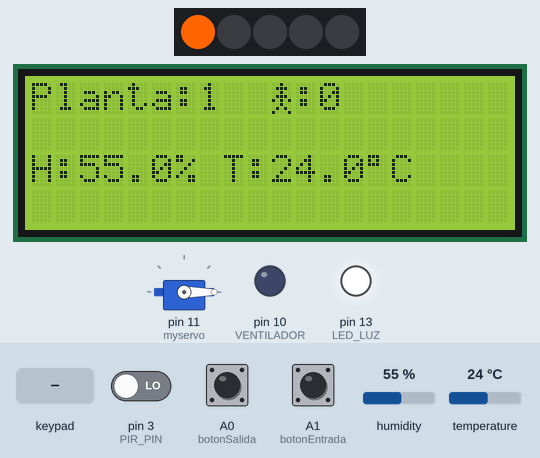
The sketch below on a simulated Arduino Uno, built with avr-gcc and run on an emulated ATmega328P. Shown: servo, 5 RGB LEDs in strip order, left to right, 20×4 character LCD, output pins drawn as LEDs (lit = HIGH). The inputs (shaded band) are chosen by the test bench; at power-on: temperature 24 °C, pin 3 (PIR_PIN) LOW, A0 (botonSalida) HIGH, A1 (botonEntrada) HIGH, humidity 55 %.

Above: at 1.2 s.
1.3 s: key '3' pressed
At 2.5 s:
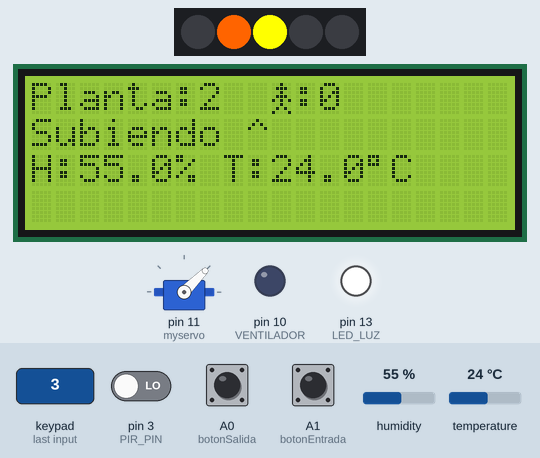
5.7 s: key '1' pressed
At 6.9 s:
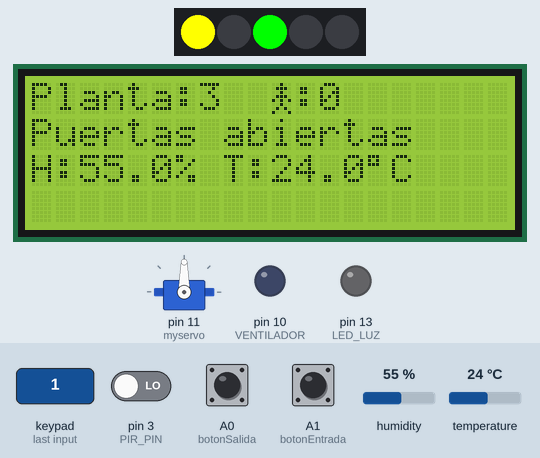
10.7 s: temperature set to 19.5 °C
At 13.0 s:
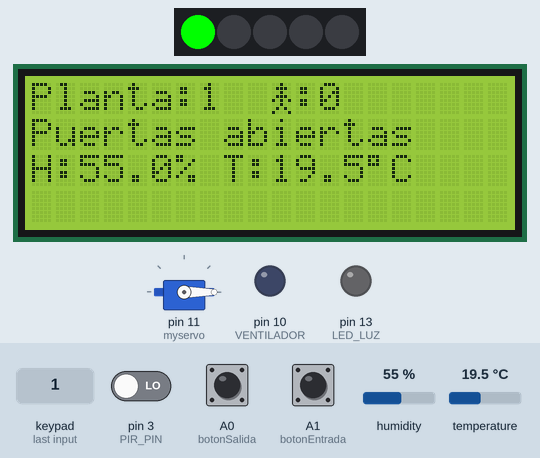
15.9 s: temperature set to 18.2 °C
At 17.0 s:
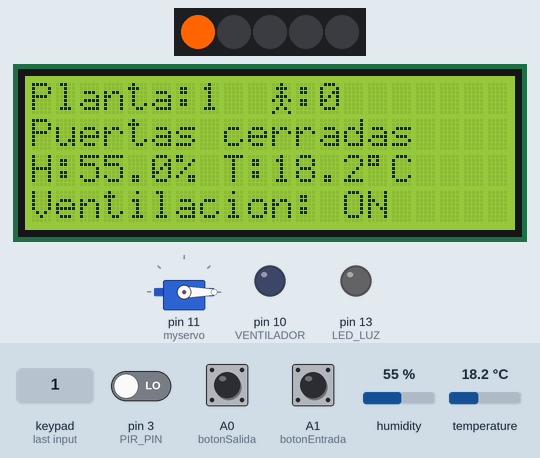
17.7 s: pin 3 (PIR_PIN) driven HIGH
At 18.4 s:
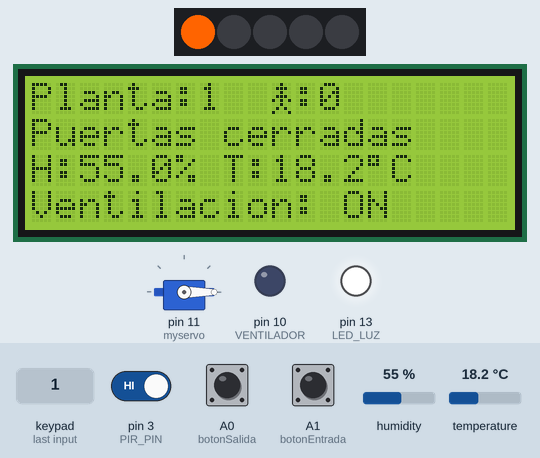
Timing chart, 0 to 20.2 s (numbered marks = the images above; inputs shaded):
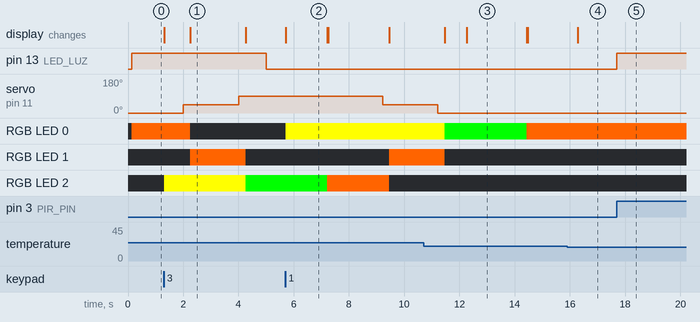

The sketch:

sketch.ino
```cpp
#include <Keypad.h>
#include <Servo.h>
#include <Adafruit_NeoPixel.h>
#include <LiquidCrystal_I2C.h>
#include <DHT.h>


/** ============================
 * VARIABLES
 * ============================ */
  //Variables para LCD

  int ultimaPlanta = -1;
  int ultimasPersonas = -1;

  float ultimaTemp = -100;
  float ultimaHum = -100;

  String ultimoMensaje = "";
  bool ultimaVentilacion = false;

  //Keypad - Teclado para pulsar la planta a la que queremos ir
  bool llamadas[5] = {false, false, false, false, false};
  int plantaActual = 0;
  int direccion = 1; //1 =sube, -1 = baja
  unsigned long tiempoAnterior = 0;
  const int intervalo = 2000; // 2 segundo por planta
  unsigned long tiempoPuertas = 0;
  const int tiempoEspera = 3000; // 5 segundos
  String mensajeAscensor= " ";

  enum Estado {
    MOVIENDO,
    PUERTAS_ABRIENDO,
    PUERTAS_ABIERTAS,
    PUERTAS_CERRANDO
  };

  Estado estado = MOVIENDO;
  const byte filas = 2;
  const byte columnas = 3;

  char teclas[filas][columnas] = {
    {'1','2','3'},
    {'4','5','6'}
  };

  byte pinesFilas[filas] = {9, 8};
  byte pinesColumnas[columnas] = {7, 6, 5};

  Keypad keypad = Keypad(makeKeymap(teclas), pinesFilas, pinesColumnas, filas, columnas);

  //Servomotor - Control del movimiento del ascensor
  Servo myservo;
  int plantaAnteriorServo = -1;

  //Led para llamada
  #define PIN 12
  #define NUMPIXELS 5

  Adafruit_NeoPixel pixels(NUMPIXELS, PIN, NEO_GRB + NEO_KHZ800);

  // Contador de personas con pulsadores

  int personas = 0;
  int botonEntrada = A1;
  int botonSalida = A0;

  //Buzzer de sobrecarga
  #define BUZZER_PIN 4
  int maxPersonas = 4;

  // LCD
  LiquidCrystal_I2C lcd (0x27, 20, 4);
  byte personaIcono[8] = {
    B00100,
    B01110,
    B00100,
    B01110,
    B10101,
    B00100,
    B01010,
    B10001
  };

  //Sensor de temperatura y humedad
    #define DHTTYPE DHT22
    #define DHTPIN 2
    float h;
    float t;
    DHT dht(DHTPIN, DHTTYPE);
    bool ventilacionActiva = false;

  //PIR - Ventilacion y luz automatica
  #define PIR_PIN 3
  #define LED_LUZ 13
  #define VENTILADOR 10

/** ============================
 * FUNCIONES
 * ============================ */

  /** ============================
  *  FUNCIÓN: moverMotor
  *  Descripción:Posiciona el servomotor según la planta actual,
  *  simulando el movimiento del ascensor entre plantas.
  * ============================ */
   void moverMotor(int planta){
      int angulo = 0;
      switch(planta){
        case 0: angulo = 0; break;
        case 1: angulo = 45; break;
        case 2: angulo = 90; break;
        case 3: angulo = 135; break;
        case 4: angulo = 180; break;

      }
    myservo.write(angulo);
    }
  /** ============================
  *  FUNCIÓN: leerKeypad
  *  Descripción: Lee la entrada del teclado matricial y registra
  *  llamadas a plantas. Si se pulsa la planta actual, abre directamente las puertas.
  * ============================ */
  void leerKeypad() {
    char tecla = keypad.getKey();

    if (tecla != NO_KEY) {

      // Solo aceptar teclas válidas
      if (tecla >= '1' && tecla <= '5') {
        int planta = tecla - '1'; // convierte '1'→0, '2'→1...
        if (plantaActual != planta) {
          llamadas[planta] = true;
        } else {
        mensajeAscensor = "Puertas abiertas    ";
        estado = PUERTAS_ABRIENDO;
        tiempoPuertas = millis();
        }

      }
    }
  }

  /** ============================
  *  FUNCIÓN: siguientePlanta
  *  Descripción: Determina la siguiente planta destino en función
  *  de la dirección actual del ascensor.Si no hay llamadas en esa dirección,
  *  invierte sentido.
  * ============================ */

  int siguientePlanta() {

    // Buscar en la dirección actual
    if (direccion == 1) {
      for (int i = plantaActual + 1; i < 5; i++) {
        if (llamadas[i]) return i;
      }
    } else {
      for (int i = plantaActual - 1; i >= 0; i--) {
        if (llamadas[i]) return i;
      }
    }

    // Si no hay → cambiar dirección
    direccion = -direccion;

    // Buscar otra vez
    if (direccion == 1) {
      for (int i = plantaActual + 1; i < 5; i++) {
        if (llamadas[i]) return i;
      }
    } else {
      for (int i = plantaActual - 1; i >= 0; i--) {
        if (llamadas[i]) return i;
      }
    }

    return -1; // no hay llamadas
  }

  /** ============================
  *  FUNCIÓN: moverAscensor
  *  Descripción: Controla el movimiento del ascensor mediante una máquina de estados:
  *  - MOVIENDO
  *  - PUERTAS_ABRIENDO
  *  - PUERTAS_ABIERTAS
  *  - PUERTAS_CERRANDO
  *  Gestiona tiempos, cambios de planta y estados.
  * ============================ */
  void moverAscensor() {

    if (personas > maxPersonas) return;
    unsigned long tiempoActual = millis();

    switch (estado) {

      case MOVIENDO: {
        if (tiempoActual - tiempoAnterior >= intervalo) {

          tiempoAnterior = tiempoActual;

          int destino = siguientePlanta();

          if (destino != -1) {

            if (destino > plantaActual) {
              plantaActual++;
              if (plantaAnteriorServo != plantaActual) {
                myservo.attach(11);
                moverMotor(plantaActual);
                delay(200);          // pequeño tiempo para que llegue
                myservo.detach();
                plantaAnteriorServo = plantaActual;
              }
              mensajeAscensor = "Subiendo ^          ";
            }
            else if (destino < plantaActual) {
              plantaActual--;
              if (plantaAnteriorServo != plantaActual) {
                myservo.attach(11);
                moverMotor(plantaActual);
                delay(200);          // pequeño tiempo para que llegue
                myservo.detach();
                plantaAnteriorServo = plantaActual;
            }
              mensajeAscensor = "Bajando v           ";
            }

            if (plantaActual == destino) {
              llamadas[destino] = false;
              estado = PUERTAS_ABRIENDO;
              tiempoPuertas = tiempoActual;
            }
          }
        }
        break;
      }

      case PUERTAS_ABRIENDO:
        mensajeAscensor = "Puertas abiertas    ";
        estado = PUERTAS_ABIERTAS;
        tiempoPuertas = tiempoActual;
        break;

      case PUERTAS_ABIERTAS:
        if (tiempoActual - tiempoPuertas >= tiempoEspera) {
          estado = PUERTAS_CERRANDO;
          tiempoPuertas = tiempoActual;
        }
        break;

      case PUERTAS_CERRANDO:
        mensajeAscensor = "Puertas cerradas    ";
        estado = MOVIENDO;
        tiempoAnterior = tiempoActual;
        break;
      }
  }

  /** ============================
  *  FUNCIÓN: actualizarLEDs
  *  Descripción:Actualiza la tira NeoPixel:
  *  - Verde → planta actual con puertas abiertas
  *  - Naranja → posición actual
  *  - Amarillo → llamadas pendientes
  *  - Apagado → sin actividad
  * ============================ */

  void actualizarLEDs() {

    for (int i = 0; i < 5; i++) {

      if (i == plantaActual && (estado == PUERTAS_ABRIENDO || estado == PUERTAS_ABIERTAS)) {
        // Verde → estás aquí
        pixels.setPixelColor(i, pixels.Color(0, 255, 0));
      }
      else if(i == plantaActual) {
        // Naranja → donde esta el ascensor en ese momento
        pixels.setPixelColor(i, pixels.Color(255, 100, 0));
      }
      else if (llamadas[i]) {
        // Amarillo → llamada
        pixels.setPixelColor(i, pixels.Color(255, 255, 0));
      }
      else {
        // Apagado
        pixels.setPixelColor(i, pixels.Color(0, 0, 0));
      }
    }

    pixels.show();
  }

  /** ============================
  *  FUNCIÓN: pulsadorPersonas
  *  Descripción: Gestiona el conteo de personas mediante dos
  *  pulsadores (entrada/salida).Solo funciona cuando las puertas están abiertas.
  *  Incluye antirrebote para evitar conteos erróneos.
  * ============================ */

  void pulsadorPersonas(){

    if (estado == PUERTAS_ABIERTAS) {

    static int entradaAnterior = HIGH;
    static int salidaAnterior = HIGH;

    static unsigned long ultimoTiempoEntrada = 0;
    static unsigned long ultimoTiempoSalida = 0;

    const int debounce = 200; // ms

    int entradaActual = digitalRead(botonEntrada);
    int salidaActual = digitalRead(botonSalida);

    unsigned long tiempoActual = millis();

    // ENTRADA
    if (entradaAnterior == HIGH && entradaActual == LOW) {
      if (tiempoActual - ultimoTiempoEntrada > debounce) {
        personas++;
        ultimoTiempoEntrada = tiempoActual;
      }
    }

    // SALIDA
    if (salidaAnterior == HIGH && salidaActual == LOW) {
      if (tiempoActual - ultimoTiempoSalida > debounce) {
        if (personas > 0) personas--;
        ultimoTiempoSalida = tiempoActual;
      }
    }

    entradaAnterior = entradaActual;
    salidaAnterior = salidaActual;
    }
  }

  /** ============================
  *  FUNCIÓN: controlSobrecarga
  *  Descripción: Activa una alarma si se supera el número máximo
  *  de personas permitido. Mantiene las puertas abiertas hasta que la
  *  situación se normaliza.
  * ============================ */
  void controlSobrecarga() {

    if (personas > maxPersonas) {
      tone(BUZZER_PIN, 500); // pitido
      estado = PUERTAS_ABIERTAS; // Forzar puertas abiertas
    }
    else {
      noTone(BUZZER_PIN); // parar pitido
    }
  }

  /** ============================
  *  FUNCIÓN: tempYhumedad
  *  Descripción:Lee los valores de temperatura y humedad del sensor DHT22.
  * ============================ */
  void tempYhumedad(){
    h = dht.readHumidity();
    t = dht.readTemperature();
  }

  /** ============================
  *  FUNCIÓN: datosLCD
  *  Descripción: Muestra en la pantalla LCD:
  *  - Planta actual
  *  - Número de personas
  *  - Estado del ascensor
  *  - Temperatura y humedad
  *  - Estado de la ventilación
  * ============================ */
void datosLCD(){


  // Línea 0 -> Planta y personas
  if(plantaActual != ultimaPlanta || personas != ultimasPersonas){

    lcd.setCursor (0,0);
    lcd.print("Planta:");
    lcd.print(plantaActual+1);
    lcd.print("  ");

    lcd.write(byte(0));

    lcd.print(":");
    lcd.print(personas);
    lcd.print("   ");

    ultimaPlanta = plantaActual;
    ultimasPersonas = personas;
  }

  // Línea 1 -> Estado ascensor
  if(mensajeAscensor != ultimoMensaje){

    lcd.setCursor (0,1);
    lcd.print("                    "); // Limpia línea
    lcd.setCursor (0,1);
    lcd.print(mensajeAscensor);

    ultimoMensaje = mensajeAscensor;
  }

  // Línea 2 -> Temperatura y humedad
  if(t != ultimaTemp || h != ultimaHum){

    lcd.setCursor (0,2);

    lcd.print("H:");
    lcd.print(h,1);
    lcd.print("% ");

    lcd.print("T:");
    lcd.print(t,1);

    lcd.write(223); // Símbolo °
    lcd.print("C   ");

    ultimaTemp = t;
    ultimaHum = h;
  }

  // Línea 3 -> Ventilación
  if(ventilacionActiva != ultimaVentilacion){

    lcd.setCursor (0,3);

    if (ventilacionActiva) {

      lcd.print("Ventilacion: ON     ");

    } else {

      lcd.print("Ventilacion: OFF    ");
    }

    ultimaVentilacion = ventilacionActiva;
  }
}

  /** ============================
  *  FUNCIÓN: controlAmbiente
  *  Descripción: Control inteligente del entorno del ascensor:
  *  - Luz:
  *    Se activa si hay personas o movimiento
  *  - Ventilación:
  *    Se activa si:temperatura > 25°C o humedad > 80% y hay personas en el ascensor.
  * ============================ */
  void controlAmbiente() {

    static unsigned long ultimoMovimiento = 0;
    const int tiempoActivo = 5000;

    // Detectar movimiento con PIR
    if (digitalRead(PIR_PIN) == HIGH) {
      ultimoMovimiento = millis();
    }

    bool hayMovimiento = (millis() - ultimoMovimiento < tiempoActivo);

    // =========================
    // CONTROL DE LUZ
    // =========================
    if (personas > 0 || hayMovimiento) {
      digitalWrite(LED_LUZ, HIGH);
    } else {
      digitalWrite(LED_LUZ, LOW);
    }
    // =========================
    // CONTROL DE VENTILACIÓN (con histéresis)
    // =========================
    // ENCENDER si sale del rango

    if (!ventilacionActiva && (t > 26 || t < 19 || h > 85)) {
      ventilacionActiva = true;
      }
    // APAGAR
    if (ventilacionActiva && (t > 21 && t < 24 && h < 80)) {
      ventilacionActiva = false;
    }
      if (ventilacionActiva && personas > 0) {
        digitalWrite(VENTILADOR, HIGH);
      } else {
        digitalWrite(VENTILADOR, LOW);
      }

  }

  /** ============================
  *  SETUP
  *  Descripción:
  *  Inicialización de todos los componentes:
  *  - Servo
  *  - LEDs
  *  - LCD
  *  - Sensor DHT22
  *  - PIR
  *  - Pines de entrada/salida
  * ============================ */
  void setup() {
    myservo.attach(11);
    moverMotor(plantaActual);//Empieza en planta actual
    pixels.begin();
    pixels.clear();
    pixels.show();
    pinMode(botonEntrada, INPUT_PULLUP);
    pinMode(botonSalida, INPUT_PULLUP);
    pinMode(BUZZER_PIN, OUTPUT);
    lcd.init();
    lcd.backlight();
    lcd.createChar(0, personaIcono);
    dht.begin();
    pinMode(PIR_PIN, INPUT);
    pinMode(LED_LUZ, OUTPUT);
    digitalWrite(LED_LUZ, LOW);
    pinMode(VENTILADOR, OUTPUT);
    digitalWrite(VENTILADOR, LOW);
  }
  /** ============================
  *  LOOP
  *  Descripción:
  *  Bucle principal del sistema.
  *  Ejecuta de forma continua:
  *  - Lectura de entradas
  *  - Control del ascensor
  *  - Actualización de sensores
  *  - Visualización y automatización
  * ============================ */
  void loop() {
    leerKeypad();
    moverAscensor();
    actualizarLEDs();
    pulsadorPersonas();
    controlSobrecarga();
    tempYhumedad();
    datosLCD();
    controlAmbiente();
  }
```

Measured:
- the behaviour switches between 19 and 18.9 °C on temperature (found by bisection; images 3 and 4)
- after the input at 1.3 s, servo on pin 11 (myservo): 0° → 45° after 0.70 s, → 90° 2.0 s later; RGB LED 0: RGB(255, 100, 0) → off after 0.95 s; RGB LED 1: off → RGB(255, 100, 0) after 0.95 s, → off 2.0 s later; RGB LED 2: off → RGB(255, 255, 0) at once, → RGB(0, 255, 0) 2.9 s later
- after the input at 5.7 s, servo on pin 11 (myservo): 90° → 45° after 3.5 s
- after the input at 15.9 s, the display: first changes after 0.37 s (image 4 shows a later state)
- after the input at 17.7 s, pin 13 (LED_LUZ): LOW → HIGH at once
- what the display in image 1 shows lasts 2.0 s, from 2.3 s to 4.3 s
- what the display in image 2 shows lasts 1.5 s, from 5.7 s to 7.2 s
